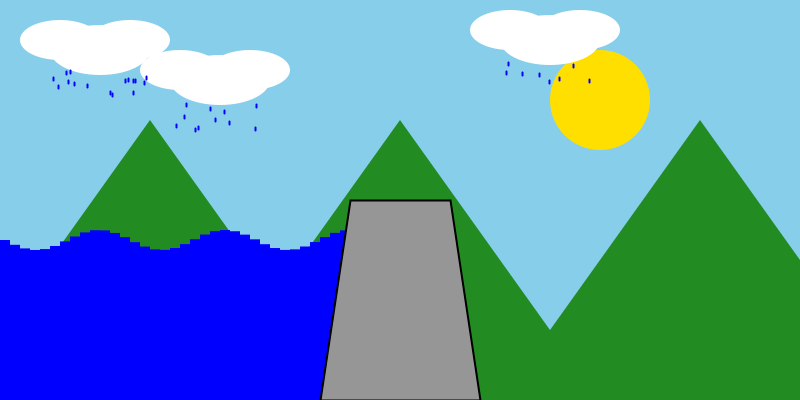
Frame 1 (no input)
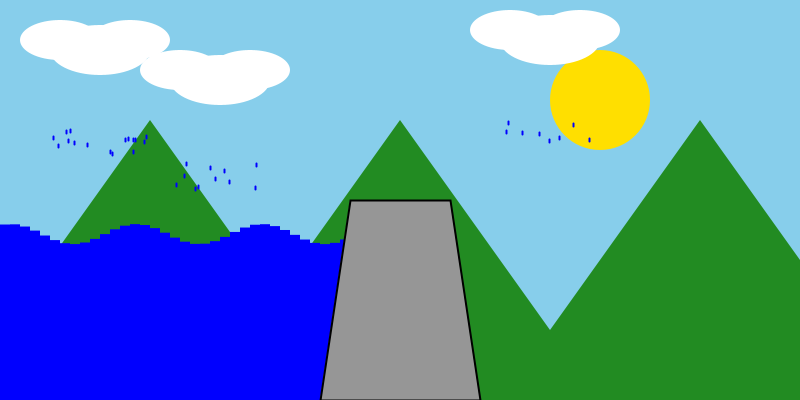
Frame 60 (the mouse pressed at the canvas centre just before this capture)
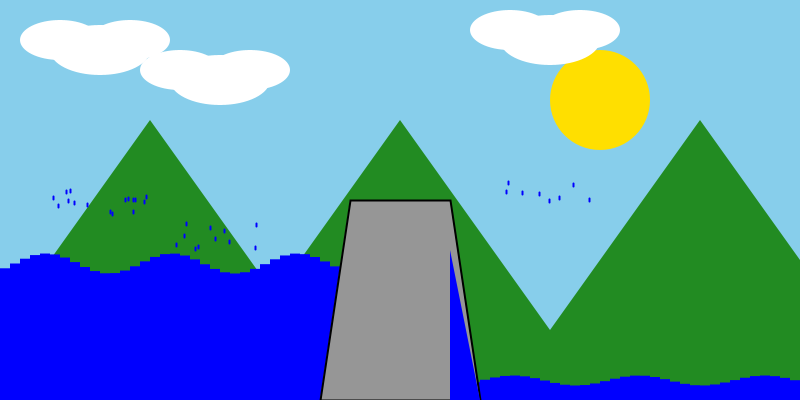
Frame 120 (the mouse held since frame 60 and released just before this capture)

The Processing sketch that drew these frames (run headless with seeded random() and noise(); from frame 60 on, the mouse is pressed at the canvas centre):

// Processing sketch: Abdullah_Zargar
// ── Abdullah_Zargar.pde

//Keywords- Civil and Environmental Engineering, Sea, Flow

// First I will initialize all the variables for the water and the dam 

float WaveOffset = 0;  // This will be used to animate the waves 
float ValleyWaveOffset = 0;  
boolean GateOpen = false;  // State of the Gate
boolean ValleyDraining = false;  // Valley draining state
float ReservoirWaterLevel = 80;  // Initial water level on the reservoir side
float ValleyWaterLevel = -10;  // Initial water level on the valley side
float DamHeight = 100;  // The height of the dam

// These are the variables for clouds & raindrops

int CloudCount = 3;  // Number of clouds

//X & Y positions of the clouds

int[] CloudX = {100, 220, 550};  
int[] CloudY = {50, 80, 40}; 
int RDC = 35;  //RDC stands for Rain Drop Count
float[] RainDropX = new float[RDC];  // X positions of raindrops
float[] RainDropY= new float[RDC];

// These are the variables for mountains

int MountainHeight = 280;
int MountainCount = 3; //3 mountains 
int[] MountainX = {-50, 200, 500};  //X-positions of the mountains

// These are the variables for the sun

int SunX = 600;  
int SunY = 100;  
int SunRadius = 50;  

void setup() {
  size(800, 400);
  
  // Initialize raindrop positions, ensuring the first cloud is over the reservoir

  for (int i = 0; i < RDC; i++) {
    int CloudIndex = int(random(CloudCount));  // Picks a random cloud for each raindrop
    
    // Ensure cloudIndex is always between 0 and cloudCount - 1
    if (CloudIndex >= CloudCount) {
      CloudIndex = CloudCount - 1;  // Prevents them to be out of bounds
    }

    // Adjust raindropX for first cloud to fall over the reservoir
    //Most raint should fall over the reservior for it to fill up. Some over the rest
  
    if (CloudIndex == 0) {
      RainDropX[i] = random(CloudX[CloudIndex] - 50, CloudX[CloudIndex] + 50);  // Random X near the cloud over the reservoir
    } else {
      RainDropX[i] = random(CloudX[CloudIndex] - 50, CloudX[CloudIndex] + 50);  // X position near other clouds
    }
    
    RainDropY[i] = random(CloudY[CloudIndex] + 20, CloudY[CloudIndex] + 50);  // Y position below the cloud
  }
}

void draw() {
  background(135, 206, 235);  // Sky blue background
  
  DrawMountains();  // Draw mountains in the background (behind water and dam)
  DrawSun();  // Draw the sun in the sky
  DrawSeaAndValley();
  DrawDam();
  DrawCloudsAndRaindrops();  // Draw clouds and raindrops
  
  if (GateOpen) {
    DrawWaterFlow();  // Draw water flow from reservoir to valley
  }
  
  if (ValleyDraining) {
    DrainValley();  // Drain water in the valley
  }
  
  // Slowly increase reservoir water level back to the dam height if the gate is closed
  
  if (!GateOpen && ReservoirWaterLevel < DamHeight) {
    ReservoirWaterLevel += 0.1;  // Slowly raise water level
  }
}

  
// Function to draw both sea and valley with realistic waves (use sin function to create waves)
void DrawSeaAndValley() {
  fill(0, 0, 255);  // Unified blue color for water
  noStroke();
  
  // Reservoir side (left) with rising water level, ensuring it doesn't exceed dam height
  
  for (int x = 0; x < width / 2; x += 10) {
    // Ensure the water level doesn't exceed the dam height
    float y = 320 - min(ReservoirWaterLevel, DamHeight) + 10 * sin((x + WaveOffset) * 0.05);  // Reservoir water level rising
    rect(x, y, 10, height - y);
  }
  
  // Valley side (right) with water level rising when gate is open or overflow happens
  
  for (int x = width / 2; x < width; x += 10) {
    float y = height - ValleyWaterLevel + 5 * sin((x + ValleyWaveOffset) * 0.05);  // Smaller wave height for the valley
    rect(x, y, 10, height - y);
  }
  
  WaveOffset += 1.5;  // Animate waves in the reservoir
  
  if (GateOpen) {
    ValleyWaveOffset += 1.5;  // Animate waves in the valley when the gate is open
    ValleyWaterLevel = min(ValleyWaterLevel + 0.5, 150);  // Gradually increase the valley water level
    ReservoirWaterLevel = max(ReservoirWaterLevel - 0.5, 0);  // Gradually decrease the reservoir water level
  }
}

// Function to draw the dam
void DrawDam() {
  fill(150);  // Gray for the dam
  stroke(0);  // Black outline
  strokeWeight(2);

  // Draw the rhombus-shaped dam
  beginShape();
  vertex(width / 2 - 50, 200);  // Top-left corner (narrower)
  vertex(width / 2 + 50, 200);  // Top-right corner (narrower)
  vertex(width / 2 + 80, 400);  // Bottom-right corner (wider)
  vertex(width / 2 - 80, 400);  // Bottom-left corner (wider)
  endShape(CLOSE);
}

// Function to draw a triangular water flow from the dam
void DrawWaterFlow() {
  fill(0, 0, 255);  // Blue for water flow
  noStroke();
  
  // Draw a right-angled triangle for the water flow
  beginShape();
  vertex(width / 2 + 50, 250);  // Top of the triangle (point)
  vertex(width / 2 + 50, 400);  // Bottom-right corner (base of triangle)
  vertex(width / 2 + 80, 400);  // Bottom-left corner (base of triangle)
  endShape(CLOSE);
}

// Function to drain water from the valley
void DrainValley() {
  ValleyWaterLevel = max(ValleyWaterLevel - 1, 0);  // Gradually decrease valley water level
  
  if (ValleyWaterLevel == 0) {
    ValleyDraining = false;  // Stop draining when valley is empty
  }
}

// Function to handle mouse clicks for gate control and valley draining
void mousePressed() {
  
  if (!GateOpen && !ValleyDraining) {
    GateOpen = true;  // Open the gate to release water into the valley
  } else if (GateOpen && !ValleyDraining) {
    GateOpen = false;  // Close the gate
    ValleyDraining = true;  // Start draining the valley
  }
}

// Function to draw clouds and raindrops
void DrawCloudsAndRaindrops() {
  // Draw multiple clouds as white ellipses
  fill(255);  // White color for clouds
  noStroke();
  
  // Loop through each cloud and draw
  
  for (int i = 0; i < CloudCount; i++) {
    // Draw a cloud with several ellipses to make it look fluffy
    ellipse(CloudX[i], CloudY[i], 100, 50);  // Main cloud body
    ellipse(CloudX[i] + 30, CloudY[i] - 10, 80, 40);  // Upper-right cloud part
    ellipse(CloudX[i] - 40, CloudY[i] - 10, 80, 40);  // Upper-left cloud part
  }
  
  // Draw raindrops falling from the clouds
  stroke(0, 0, 255);  // Blue for raindrops
  
  for (int i = 0; i < RDC; i++) {
    int CloudIndex = int(random(CloudCount));  // Pick a random cloud for each raindrop
    float x = RainDropX[i];
    float y = RainDropY[i];
    
    // Draw each raindrop as a line
    line(x, y, x, y + 3);  
    
    // Update raindrop position to show falling
    RainDropY[i] += 1;  // Move raindrop down
    
    // Reset raindrop to top if it falls past the bottom of the screen
  
    if (RainDropY[i] > height) {
      RainDropY[i] = random(CloudY[CloudIndex] + 20, CloudY[CloudIndex] + 50);  // Reset to above cloud
    }
  }
}

// Function to draw mountains in the background
void DrawMountains() {
  fill(34, 139, 34);  // Green for mountains
  noStroke();

  // Draw each mountain range
  
  for (int i = 0; i < MountainCount; i++) {
    beginShape();
    vertex(MountainX[i], height);  // Left edge of the mountain
    vertex(MountainX[i] + 200, height - MountainHeight);  // Peak of the mountain
    vertex(MountainX[i] + 400, height);  // Right edge of the mountain
    endShape(CLOSE);
  }
}

// Function to draw the sun
void DrawSun() {
  fill(255, 223, 0);  // Yellow color for the sun
  noStroke();
  ellipse(SunX, SunY, SunRadius * 2, SunRadius * 2);  // Draw sun as a circle
}
